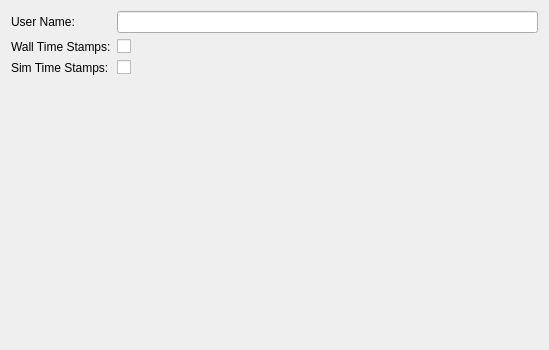
<?xml version="1.0" encoding="UTF-8"?>
<ui version="4.0">
 <class>ChatPrefWidget</class>
 <widget class="QWidget" name="ChatPrefWidget">
  <property name="geometry">
   <rect>
    <x>0</x>
    <y>0</y>
    <width>549</width>
    <height>350</height>
   </rect>
  </property>
  <property name="windowTitle">
   <string>Chat</string>
  </property>
  <layout class="QGridLayout" name="gridLayout">
   <item row="0" column="1">
    <widget class="QLineEdit" name="mUserName"/>
   </item>
   <item row="3" column="1">
    <spacer name="verticalSpacer">
     <property name="orientation">
      <enum>Qt::Vertical</enum>
     </property>
     <property name="sizeHint" stdset="0">
      <size>
       <width>20</width>
       <height>40</height>
      </size>
     </property>
    </spacer>
   </item>
   <item row="1" column="1">
    <widget class="QCheckBox" name="mTimeStamps">
     <property name="text">
      <string/>
     </property>
    </widget>
   </item>
   <item row="1" column="0">
    <widget class="QLabel" name="mTimeStampsLabel">
     <property name="text">
      <string>Wall Time Stamps:</string>
     </property>
    </widget>
   </item>
   <item row="2" column="1">
    <widget class="QCheckBox" name="mSimTimes">
     <property name="text">
      <string/>
     </property>
    </widget>
   </item>
   <item row="0" column="0">
    <widget class="QLabel" name="mUserLabel">
     <property name="text">
      <string>User Name:</string>
     </property>
    </widget>
   </item>
   <item row="2" column="0">
    <widget class="QLabel" name="mSimTimesLabel">
     <property name="text">
      <string>Sim Time Stamps:</string>
     </property>
    </widget>
   </item>
  </layout>
 </widget>
 <tabstops>
  <tabstop>mUserName</tabstop>
  <tabstop>mTimeStamps</tabstop>
 </tabstops>
 <resources/>
 <connections/>
</ui>
